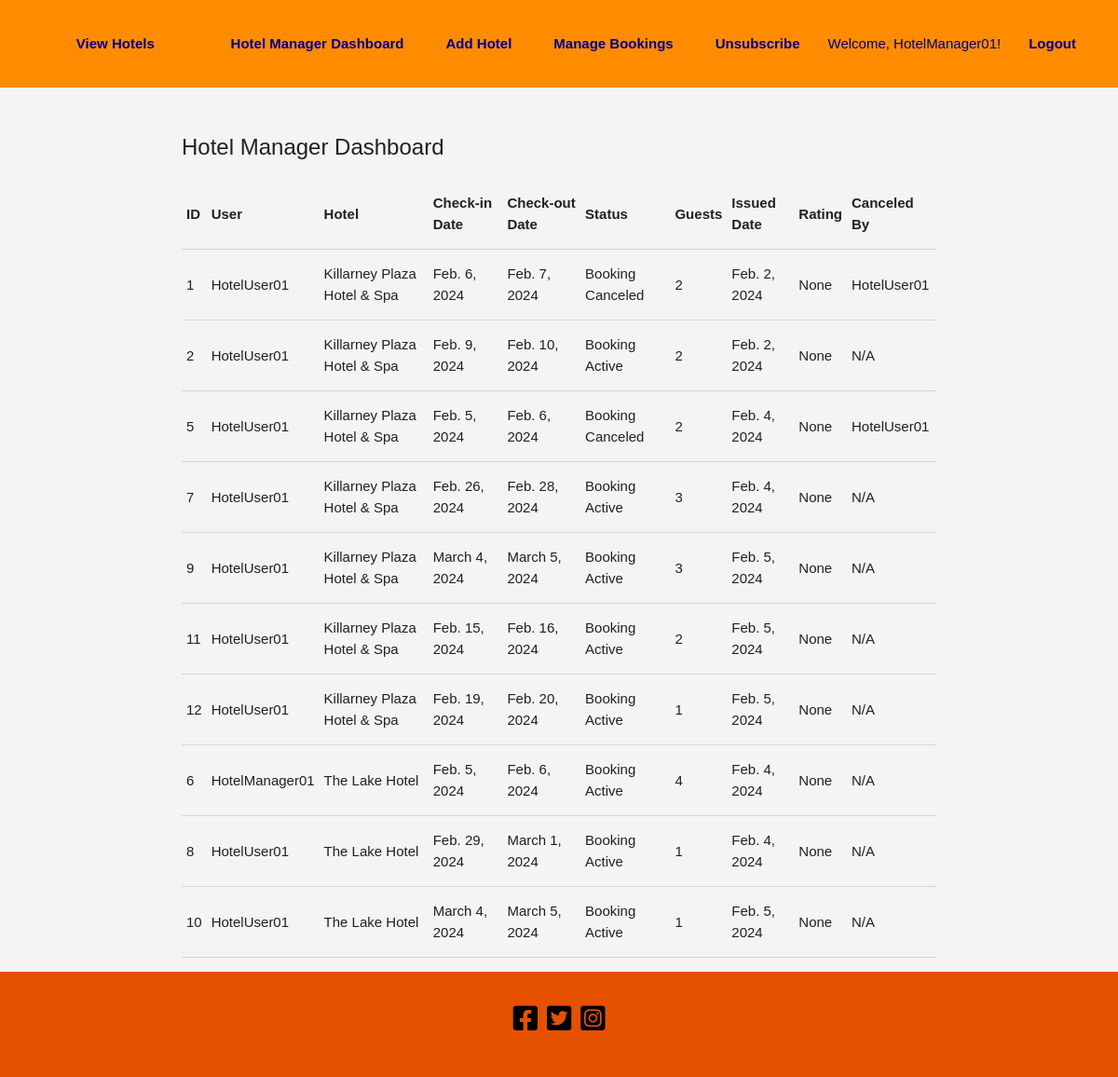
The page /hotel-manager/dashboard/ (signed in) on the database its author committed.
### hotel_your_choice/models.py (models this page shows, shortened)
class CustomUser(AbstractUser):
    is_hotel_manager = models.BooleanField(default=False)
    is_client_user = models.BooleanField(default=False)
    is_administrator = models.BooleanField(default=True)
    groups = models.ManyToManyField(
        Group, related_name="customuser_groups", db_table="custom_user_groups"
    )
    user_permissions = models.ManyToManyField(
        Permission,
        related_name="customuser_permissions",
        db_table="custom_user_user_permissions",
    )
    profile_picture = models.ImageField(
        upload_to="profile_pics/", null=True, blank=True
    )
    reset_token = models.CharField(max_length=255, null=True, blank=True)
    contact_number = models.CharField(max_length=15, blank=True, null=True)
    roles = models.ManyToManyField("Role")  # Reference Role using string
    class Meta:
        db_table = "custom_user"

class Booking(models.Model):
    STATUS_ACTIVE = "active"
    STATUS_CANCELED = "canceled"
    STATUS_RESCHEDULED = "rescheduled"
    STATUS_CHOICES = [
        (STATUS_ACTIVE, "Booking Active"),
        (STATUS_CANCELED, "Booking Canceled"),
        (STATUS_RESCHEDULED, "Booking Rescheduled"),
    ]
    user = models.ForeignKey(get_user_model(), on_delete=models.CASCADE)
    hotel = models.ForeignKey(Hotel, on_delete=models.CASCADE)
    check_in_date = models.DateField()
    check_out_date = models.DateField()
    guests = models.PositiveIntegerField()
    issued_date = models.DateField(auto_now_add=True)
    rating = models.PositiveIntegerField(null=True, blank=True)
    status = models.CharField(
        max_length=20, choices=STATUS_CHOICES, default=STATUS_ACTIVE
    )
    canceled_by = models.ForeignKey(
        get_user_model(),
        on_delete=models.SET_NULL,
        null=True,
        blank=True,
        related_name="canceled_bookings",
    )
    original_booking = models.ForeignKey(
        "self", null=True, blank=True, on_delete=models.SET_NULL
    )

class Hotel(models.Model):
    name = models.CharField(max_length=255)
    description = models.TextField()
    address = models.CharField(max_length=255)
    night_rate = models.DecimalField(
        max_digits=10, decimal_places=2, default=0.0
    )
    capacity = models.IntegerField(null=True, blank=True)
    room_number = models.IntegerField(null=True, blank=True)
    main_photo = CloudinaryField(
        "image", folder="hotel_your_choice/hotel_main_photos/"
    )
    other_photos = models.ManyToManyField(
        "Photo", related_name="hotel_photos", blank=True
    )
    amenities = models.CharField(max_length=255, blank=True, null=True)
    manager = models.ForeignKey(
        CustomUser, on_delete=models.CASCADE, related_name="hotels_as_manager"
    )
    rated_bookings = models.ManyToManyField(
        "hotel_your_choice.Booking", related_name="rated_hotels", blank=True
    )
    objects = HotelManager()
    class Meta:
        verbose_name_plural = "Hotels"

### hotel_your_choice/views.py (the view)
@login_required
def hotel_manager_dashboard(request):
    hotels_managed = Hotel.objects.filter(manager=request.user)
    if hotels_managed.exists():
        bookings = Booking.objects.filter(hotel__in=hotels_managed)
    else:
        bookings = []
    return render(
        request,
        "hotel_your_choice/hotel_manager/dashboard.html",
        {"bookings": bookings},
    )

### hotel_your_choice/templates/hotel_your_choice/hotel_manager/dashboard.html (shortened to what this page needs)
{% extends 'base_generic.html' %}
{% load static %}
{% block content %}
<h2>Hotel Manager Dashboard</h2>
<table>
    <thead>
        <tr>
            <th>ID</th>
            <th>User</th>
            <th>Hotel</th>
            <th>Check-in Date</th>
            <th>Check-out Date</th>
            <th>Status</th>
            <th>Guests</th>
            <th>Issued Date</th>
            <th>Rating</th>
            <th>Canceled By</th>
        </tr>
    </thead>
    <tbody>
        {% for booking in bookings %}
        <tr>
            <td>{{ booking.id }}</td>
            <td>{{ booking.user.username }}</td>
            <td>{{ booking.hotel.name }}</td>
            <td>{{ booking.check_in_date }}</td>
            <td>{{ booking.check_out_date }}</td>
            <td>{{ booking.get_status_display }}</td>
            <td>{{ booking.guests }}</td>
            <td>{{ booking.issued_date }}</td>
            <td>{{ booking.rating }}</td>
            <td>{{ booking.canceled_by.username|default:'N/A' }}</td>
        </tr>
        {% endfor %}
    </tbody>
</table>
{% endblock %}

### hotel_your_choice/templates/base_generic.html (shortened to what this page needs)
{% load static %}
<!DOCTYPE html>
<html lang="en">
<head>
    <link href="https://cdnjs.cloudflare.com/ajax/libs/font-awesome/5.15.4/css/all.min.css" rel="stylesheet">
    <link rel="stylesheet" type="text/css" href="{% static 'hotel_your_choice_css/style.css' %}">
    <link rel="stylesheet" href="https://cdnjs.cloudflare.com/ajax/libs/materialize/1.0.0/css/materialize.min.css">
    <link rel="stylesheet" href="https://cdn.jsdelivr.net/npm/flatpickr/dist/flatpickr.min.css">
</head>
    <body>
        <header>
            <nav>
                <div>
                    <a href="{% url 'hotel_your_choice:view_hotels' %}">View Hotels</a>
                    <ul id="nav-mobile" class="right">
                        {% if user.is_authenticated %}
                            {% if user.is_hotel_manager %}
                                <li><a href="{% url 'hotel_your_choice:hotel_manager_dashboard' %}">Hotel Manager Dashboard</a>
                                </li>
                                <li><a href="{% url 'hotel_your_choice:add_hotel' %}">Add Hotel</a></li>
                                <li><a href="{% url 'hotel_your_choice:manage_bookings' %}">Manage Bookings</a></li>
                                <li><a href="{% url 'hotel_your_choice:unsubscribe' %}">Unsubscribe</a></li>
                            {% elif user.is_client_user %}
                                <li><a href="{% url 'hotel_your_choice:client_dashboard' %}">Client Dashboard</a></li>
                                <li><a href="{% url 'hotel_your_choice:unsubscribe' %}">Unsubscribe</a></li>
                            {% endif %}
                                <li>Welcome, {{ request.user.username }}!</li>
                                <li><a href="{% url 'hotel_your_choice:logout' %}">Logout</a></li>
                            {% else %}
                                <li><a href="{% url 'hotel_your_choice:login' %}">Login</a></li>
                                <li><a href="{% url 'hotel_your_choice:register' %}">Register</a></li>
                        {% endif %}
                    </ul>
                </div>
            </nav>
        </header>
        <main class="container">
            {% block content %}
            {% endblock %}
        </main>
        <footer class="page-footer orange darken-4 white-text position-fixed bottom-0 w-100">
    <div class="container">
        <div class="row">
            <div class="col s12">
                <ul class="social-icons" style="display: flex; justify-content: center; padding: 0;">
                    <li><a href="https://www.facebook.com/" target="_blank" aria-label="Facebook"><i class="fab fa-facebook-square black-text" style="font-size: 30px; margin-right: 10px;"></i></a></li>
                    <li><a href="https://twitter.com/" target="_blank" aria-label="Twitter"><i class="fab fa-twitter-square black-text" style="font-size: 30px; margin-right: 10px;"></i></a></li>
                    <li><a href="https://www.instagram.com/" target="_blank" aria-label="Instagram"><i class="fab fa-instagram-square black-text" style="font-size: 30px;"></i></a></li>
                </ul>
            </div>
        </div>
    </div>
</footer>
    </body>
</html>

### hotel_your_choice/static/hotel_your_choice_css/style.css (style rules this page uses)
body { font-family: Arial, sans-serif; background-color: #f4f4f4; margin: 0; padding: 0; display: flex; flex-direction: column; min-height: 100vh; margin-bottom: 60px; }
header { background-color: darkorange; color: darkblue; padding: 1em; text-align: center; }
nav ul { list-style-type: none; margin: 0; padding: 0; }
nav li { display: inline-block; margin-right: 15px; }
nav a { text-decoration: none; color: rgb(29, 1, 1); font-weight: bold; }
main { padding: 1em; bottom: 50px; margin-bottom: 20px; }
footer { position: initial; width: 100%; background-color: darkorange; color: white; text-align: center; padding: 10px 0; margin-top: auto; }
h2 { font-size: 24px !important; }
nav a { color: darkblue !important; }
nav { background-color: transparent !important; box-shadow: none !important; color: darkblue !important; }

### rows shown on the page
CustomUser: user.username "HotelManager01"
Booking: id "1", user.username "HotelUser01", hotel.name "Killarney Plaza Hotel & Spa", check_in_date "Feb. 6, 2024", check_out_date "Feb. 7, 2024", status "Booking Canceled", guests "2", issued_date "Feb. 2, 2024", rating "None", canceled_by.username "HotelUser01"
Booking: id "2", user.username "HotelUser01", hotel.name "Killarney Plaza Hotel & Spa", check_in_date "Feb. 9, 2024", check_out_date "Feb. 10, 2024", status "Booking Active", guests "2", issued_date "Feb. 2, 2024", rating "None", canceled_by.username "N/A"
Booking: id "5", user.username "HotelUser01", hotel.name "Killarney Plaza Hotel & Spa", check_in_date "Feb. 5, 2024", check_out_date "Feb. 6, 2024", status "Booking Canceled", guests "2", issued_date "Feb. 4, 2024", rating "None", canceled_by.username "HotelUser01"
Booking: id "7", user.username "HotelUser01", hotel.name "Killarney Plaza Hotel & Spa", check_in_date "Feb. 26, 2024", check_out_date "Feb. 28, 2024", status "Booking Active", guests "3", issued_date "Feb. 4, 2024", rating "None", canceled_by.username "N/A"
Booking: id "9", user.username "HotelUser01", hotel.name "Killarney Plaza Hotel & Spa", check_in_date "March 4, 2024", check_out_date "March 5, 2024", status "Booking Active", guests "3", issued_date "Feb. 5, 2024", rating "None", canceled_by.username "N/A"
Booking: id "11", user.username "HotelUser01", hotel.name "Killarney Plaza Hotel & Spa", check_in_date "Feb. 15, 2024", check_out_date "Feb. 16, 2024", status "Booking Active", guests "2", issued_date "Feb. 5, 2024", rating "None", canceled_by.username "N/A"
Booking: id "12", user.username "HotelUser01", hotel.name "Killarney Plaza Hotel & Spa", check_in_date "Feb. 19, 2024", check_out_date "Feb. 20, 2024", status "Booking Active", guests "1", issued_date "Feb. 5, 2024", rating "None", canceled_by.username "N/A"
Booking: id "6", user.username "HotelManager01", hotel.name "The Lake Hotel", check_in_date "Feb. 5, 2024", check_out_date "Feb. 6, 2024", status "Booking Active", guests "4", issued_date "Feb. 4, 2024", rating "None", canceled_by.username "N/A"
Booking: id "8", user.username "HotelUser01", hotel.name "The Lake Hotel", check_in_date "Feb. 29, 2024", check_out_date "March 1, 2024", status "Booking Active", guests "1", issued_date "Feb. 4, 2024", rating "None", canceled_by.username "N/A"
Booking: id "10", user.username "HotelUser01", hotel.name "The Lake Hotel", check_in_date "March 4, 2024", check_out_date "March 5, 2024", status "Booking Active", guests "1", issued_date "Feb. 5, 2024", rating "None", canceled_by.username "N/A"
